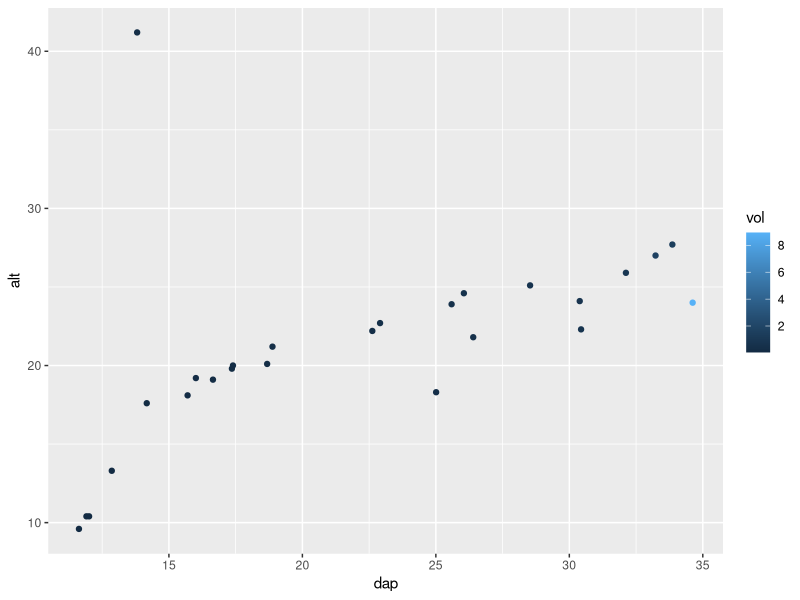
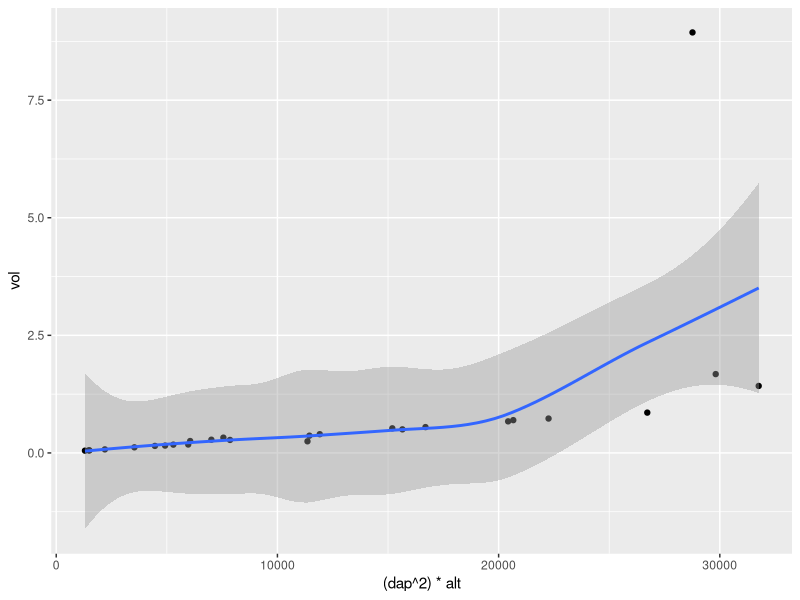
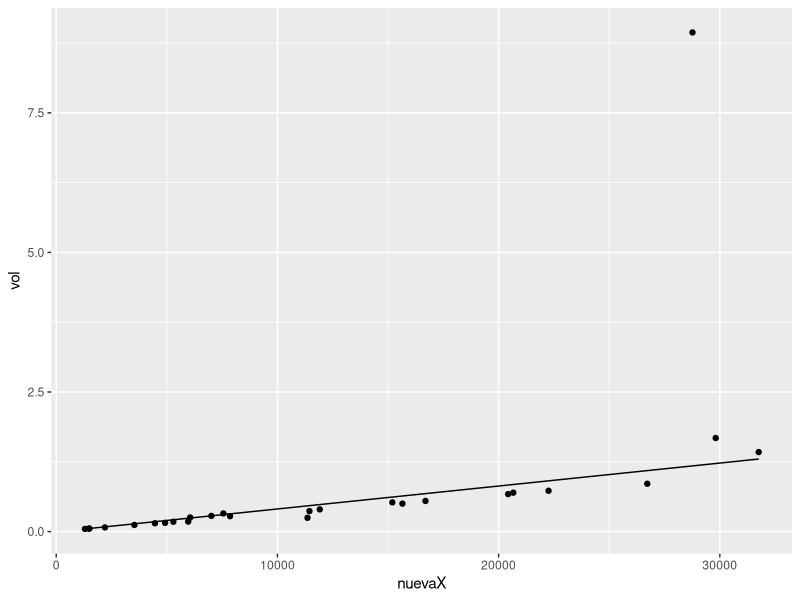
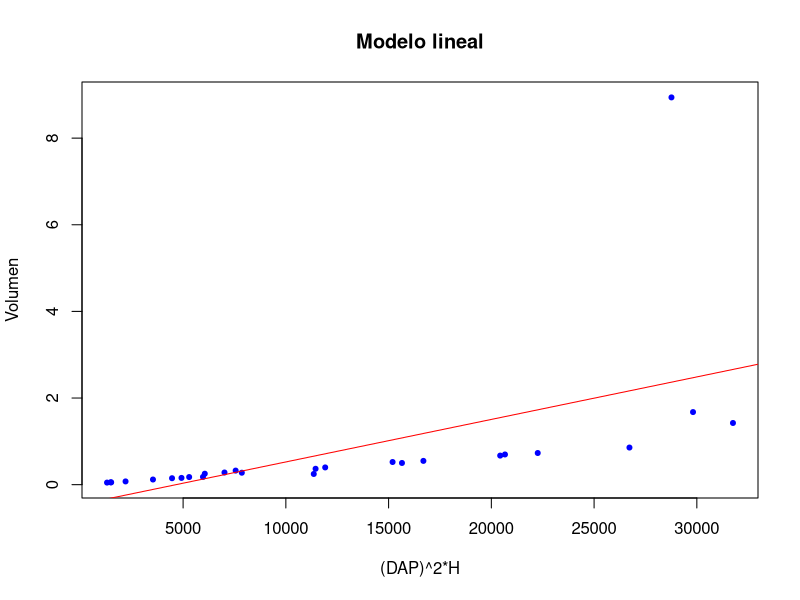
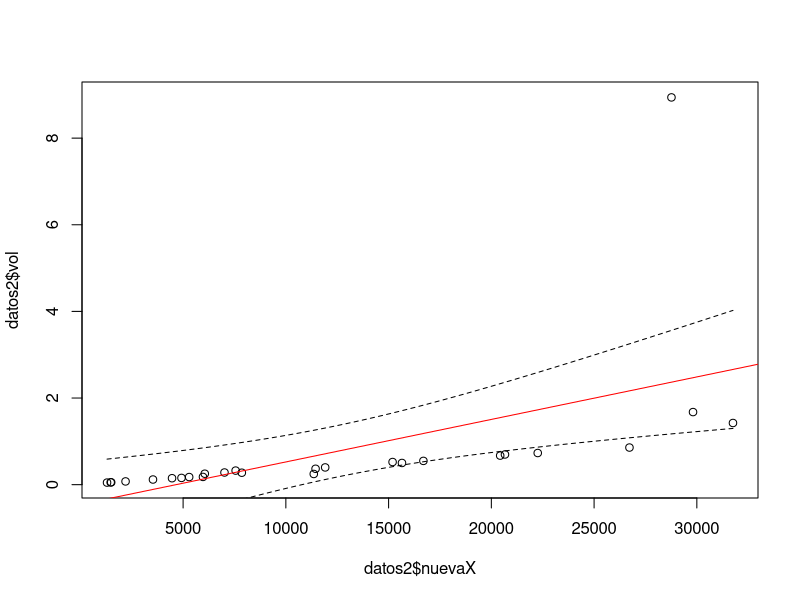
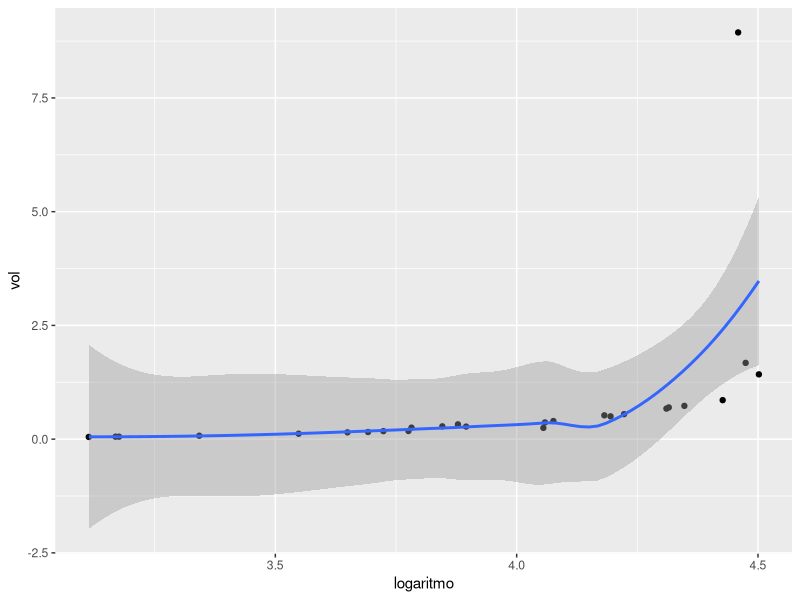
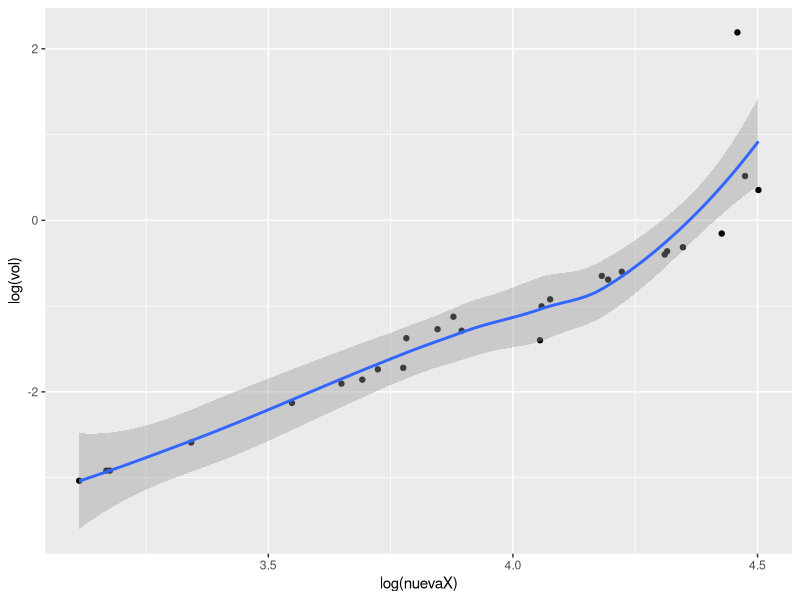
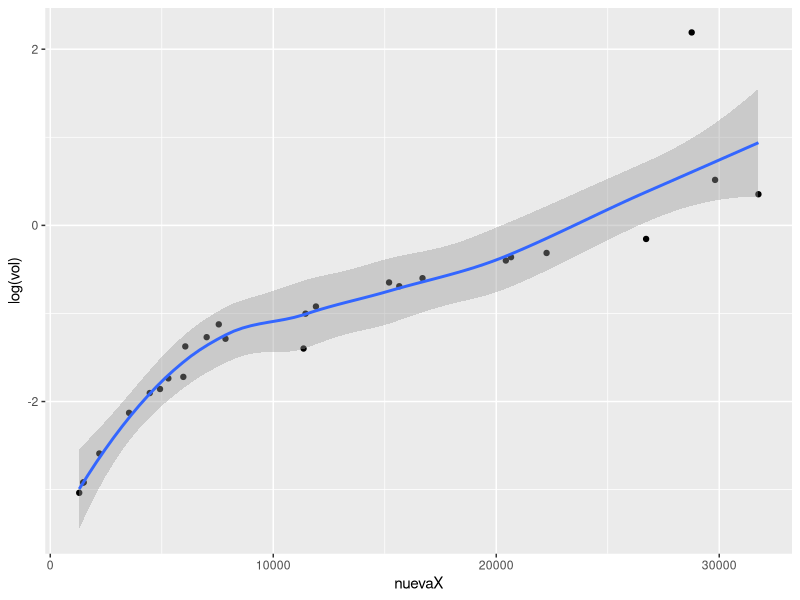

Reproduce these figures in R, in order.
## ---- chunk 1
knitr::opts_chunk$set(echo = FALSE, warning = FALSE, message = FALSE)
## ---- chunk 2
datos<- read.table("modelacion.txt", dec= ".")

## ---- chunk 3
library(tidyverse)

library(dplyr)

datos<- read.table("modelacion.txt")

ggplot(data = datos) +
  geom_point(mapping = aes(x = dap, y = alt, color= vol))
## ---- chunk 4
datos2<- datos %>% mutate((dap^2)*alt)

ggplot(datos2, mapping = aes(x = (dap^2) * alt, y = vol)) +  
  geom_point() + geom_smooth()
## ---- chunk 5
library(tidyverse)
library(dplyr)

datos2<- datos %>% mutate((dap^2)*alt)

names(datos2)<- c("dap", "alt", "vol", "nuevaX" )

write.table(datos2, file = "nuevo.txt")

new<- read.table("nuevo2.txt")

ggplot(data = datos2, mapping = aes(x = nuevaX, y = vol)) +
  
  geom_point() + geom_line(data = new, mapping = aes(x = new$X.dap.2....alt, y = new$vol)) 

## ---- chunk 6

b1<- function(data,x , y){
  
  Sx<- c()
  Sy<- c()
  Sx2<- c()
  for (i in 1:nrow(data)){
    
    Sx[i]<- x[i] - mean(x)
    Sy[i]<- y[i] - mean(y)
    Sx2[i]<- (Sx[i])^2
  }
  
  b1est<- (sum(Sx * Sy)) / sum(Sx2)
  
  #return(b1est)
}

b1(data = datos2, x = datos2$nuevaX, y = datos2$vol)

b2<- function(data, x, y){
  
  B1<- b1(data = data, x = x, y = y)
  b2est<- (sum(y) - B1*sum(x))/nrow(data)
  
  imp<- matrix(c(B1,b2est), ncol = 2, nrow = 1)
  colnames(imp)<- c("pendiente", "Intercepto")
  print(imp)
  
}

#b2(data = datos2, x = datos2$nuevaX, y = datos2$vol)

## ---- chunk 7

modelo<- with(datos2, lm(vol ~ nuevaX))

#summary(modelo)

#confint(modelo)
# falta hacer pruebas de hipotesis en Latex
## ---- chunk 8
plot(datos2$vol ~ datos2$nuevaX, main= "Modelo lineal", type= "p", pch= 20,
     col= "blue", ylab = "Volumen",
     xlab= "(DAP)^2*H")
abline(modelo, col= "red")
## ---- chunk 9
library(dplyr)

residuales<- as.data.frame(resid(modelo))

R<- residuales %>% summarise(mean(residuales$`resid(modelo)`))
RS<- matrix(residuales$`resid(modelo)`)
s= c()
for (i in 1:26){
  s[i]= (RS[i] - mean(residuales$`resid(modelo)`))^2
}



vari<- sum(s)/24 # Propiedad de la varianza

# realizar anova para corroborar
H= 0
for (i in 1:26){
  H= residuales[i,]- 1.812077e-17
}

estud<- H/sqrt(vari) # Residual normalizado
#estud

## ---- chunk 10
#shapiro.test(residuales$`resid(modelo)`)
## ---- chunk 11
library(dplyr)

residuales<- residuales %>% mutate(rstandard(modelo)) %>% 
  mutate(predict(modelo))
#residuales
## ---- chunk 12
library(MASS)

stdres<- stdres(modelo)

resids<- as.data.frame(stdres)

resids<- resids %>% mutate(studres(modelo))

#resids
## ---- chunk 13
names(datos2)<- c("dap", "alt", "vol", "nuevaX" )
nevo<- data.frame(nuevaX = c(30438.466, 8509.466, 5435.466, 14807.466 , 1453.466))

n <-predict(modelo,newdata = nevo,
            interval = "confidence")

n2 <-predict(modelo,newdata = nevo,
            interval = "prediction") # Predicciòn individual

## ---- chunk 14

ci.lines<-function(model){
xm<-mean(model[[12]][,2])
 n<-length(model[[12]][[2]])
 ssx<- sum(model[[12]][,2]^2)- sum(model[[12]][,2])^2/n
 s.t<- qt(0.975,(n-2))
 xv<-seq(min(model[[12]][2]),max(model[[12]][2]),(max(model[[12]][2])-
 min(model[[12]][2]))/100)
 yv<- coef(model)[1]+coef(model)[2]*xv
se<-sqrt(summary(model)[[6]]^2*(1/n+(xv-xm)^2/ssx))
 ci<-s.t*se
 uyv<-yv+ci
 lyv<-yv-ci
 lines(xv,uyv,lty=2)
 lines(xv,lyv,lty=2)
}

plot(datos2$vol ~ datos2$nuevaX)
ci.lines(modelo)
abline(modelo, col= "red")
## ---- chunk 15
library(car)
library(tidyverse)

datos2<- datos2 %>% mutate(logaritmo= log10(nuevaX))

modelo2<- with(datos2, lm(vol ~ logaritmo))

ggplot(data = datos2, mapping = aes(x = logaritmo, y = vol)) +
  geom_point() + geom_smooth()

#summary(modelo2)

## ---- chunk 16
datos2 <- datos2 %>%  mutate(potencia = log(vol))

modelo3<- with(datos2, lm(potencia ~ logaritmo))

gf1<- ggplot(data = datos2, mapping = aes(x = logaritmo, y = potencia)) +
  geom_point() + geom_smooth()
gf1 + xlab("log(nuevaX)") + ylab("log(vol)")

#summary(modelo3)

## ---- chunk 17

modelo4<- with(datos2, lm(potencia ~ nuevaX))


grf2<- ggplot(data = datos2, mapping = aes(x = nuevaX, y = potencia)) +
  geom_point() + geom_smooth()
grf2 + ylab("log(vol)")

#summary(modelo4)
## ---- chunk 18
shapiro.test(datos2$vol) # Normalidad, no son iguales las distribuciónes

x<- mean(residuales$`resid(modelo)`)

t.test(datos2$vol, mu= x)
## ---- chunk 19

SS<- function(data, x,y){ 
  suma <- c()
  suma2 <- c()
  suma3 <- c()
  for (i in 1:nrow(data)){ 
    suma[i] <- (y[i] - (9.814e-05*x[i]))^2
    suma2[i] <- (9.814e-05)^2*(x[i] - mean(x))^2
    suma3[i] <- (y[i] - mean(y))^2      
    }
  SSE <- sum(suma)
  SSR <- sum(suma2)
  SSTO <- sum(suma3) 
  
  Res  <- matrix(c(SSE,SSR,SSTO), ncol = 3, nrow = 1)
  
  colnames(Res) <- c("SSE","SSR","SSTO")
  
  print(Res)
  }

SS(datos2, datos2$nuevaX, datos2$vol)

## ---- chunk 20
K<- function(data, x,y){
  s<- c()
  k_i<- c()
  for (i in 1:nrow(data)){
    s[i]<- x[i] - mean(x)}
  
  for (i in 1:nrow(data)){
    k_i[i]<- s[i]/sum(s[i]^2)}
  
  return(k_i)}

KI<- K(data = datos2, datos2$nuevaX, datos2$vol)
sum(KI) #es logico no hay normalidad pero si se acerca a0
## ---- chunk 21
kixi<- function(data, x, y){
  KI<- K(data, x, y)
  s<- c()
  for (i in 1:nrow(data)){
    s[i]<- KI[i]*x[i]}
  return(sum(s))}

kixi(datos2, datos2$nuevaX, datos2$vol)
## ---- chunk 22
k2<- function(data, x){
  s<- c()
  for (i in 1:nrow(data)){
    s[i]<- (x[i] - mean(x))^2}
  return(s)
}

1/sum(k2(data = datos2, datos2$nuevaX))
## ---- chunk 23
KI<- K(data = datos2, datos2$nuevaX, datos2$vol)
kc<- 0
for (i in 1:26){
  kc<- kc+KI[i]^2
}
kc
## ---- chunk 24
R<- function(data,r, x, y){
  s1<- c()
  s2<- c()
  s3<- c()
  s4<- c()
  s5<- c()
  s6<- c()
  
  for (i in 1:nrow(data)){
    s1[i]<- (y[i]-(9.814e-05*y[i]))^2
    s2[i]<- (y[i]-mean(y))^2
    s3[i]<- (r[i]-mean(r))^2
    s4[i]<- y[i]^2
    s5[i]<- (9.814e-05*y[i])^2
    s6[i]<- 9.814e-05*y[i]}
  
  dataf<- matrix(c(s1,s2,s3,s4,s5,s6), ncol = 6, nrow = 26)
  colnames(dataf)<- c("s1","s2","s3","s4","s5","s6")
  as.data.frame(dataf)
  return(dataf)
}

a<- R(data = datos2, r = residuales$`resid(modelo)`, x = datos2$nuevaX, y = datos2$vol)
a<- as.data.frame(a)
## ---- chunk 25

1- (sum(a$s1)/sum(a$s2))
## ---- chunk 26

r2<- (a$s6 - mean(datos2$vol))^2
sum(r2)/sum(a$s2)
## ---- chunk 27
r3<- (a$s6 - mean(a$s6))^2
sum(r3)/sum(a$s2)
## ---- chunk 28
1-(sum(a$s3)/sum(a$s2))
## ---- chunk 29
1-(sum(a$s1)/sum(a$s5))
## ---- chunk 30
sum(a$s5)/sum(a$s4)
